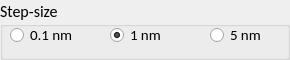
   <widget class="QGroupBox" name="groupBox">
    <property name="geometry">
     <rect>
      <x>590</x>
      <y>180</y>
      <width>290</width>
      <height>60</height>
     </rect>
    </property>
    <property name="font">
     <font>
      <family>Calibri</family>
      <pointsize>12</pointsize>
     </font>
    </property>
    <property name="title">
     <string>Step-size</string>
    </property>
    <widget class="QRadioButton" name="step0_1">
     <property name="geometry">
      <rect>
       <x>10</x>
       <y>20</y>
       <width>130</width>
       <height>30</height>
      </rect>
     </property>
     <property name="font">
      <font>
       <pointsize>11</pointsize>
      </font>
     </property>
     <property name="text">
      <string>0.1 nm</string>
     </property>
    </widget>
    <widget class="QRadioButton" name="step1_0">
     <property name="geometry">
      <rect>
       <x>110</x>
       <y>20</y>
       <width>130</width>
       <height>30</height>
      </rect>
     </property>
     <property name="font">
      <font>
       <family>Calibri</family>
       <pointsize>11</pointsize>
      </font>
     </property>
     <property name="text">
      <string>1 nm</string>
     </property>
     <property name="checked">
      <bool>true</bool>
     </property>
    </widget>
    <widget class="QRadioButton" name="step5_0">
     <property name="geometry">
      <rect>
       <x>210</x>
       <y>20</y>
       <width>130</width>
       <height>30</height>
      </rect>
     </property>
     <property name="font">
      <font>
       <family>Calibri</family>
       <pointsize>11</pointsize>
      </font>
     </property>
     <property name="text">
      <string>5 nm</string>
     </property>
    </widget>
   </widget>
